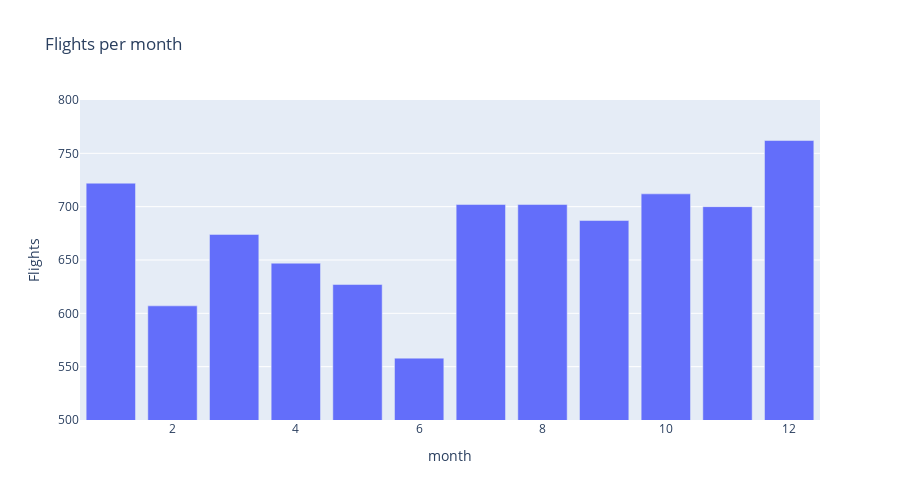

Write notebook code for a chart like this one.
### Markdown cell above
## a. Un gráfico de barras que muestre la distribución de los vuelos a lo largo de los meses. Esto con el fin de poder identificar en cuales meses se viajan más o menos.

### Code cell
w = dates.groupby('month').size()

fig = px.bar(w, x=w.index, y=w.values, labels={'x': 'Month', 'y': 'Flights'}, title='Flights per month')
fig.update_layout(width=900, height=500, yaxis = dict( range=[500, 800]))
fig.show()

### Figure 1 — Plotly figure (JSON) as saved in the notebook; plotly's stock layout.template omitted (floating-point values rounded to 4 significant figures)
{"data": [{"alignmentgroup": "True", "hovertemplate": "month=%{x}<br>Flights=%{y}<extra></extra>", "legendgroup": "", "marker": {"color": "#636efa", "pattern": {"shape": ""}}, "name": "", "offsetgroup": "", "orientation": "v", "showlegend": false, "textposition": "auto", "type": "bar", "x": [1, 2, 3, 4, 5, 6, 7, 8, 9, 10, 11, 12], "xaxis": "x", "y": [722, 607, 674, 647, 627, 558, 702, 702, 687, 712, 700, 762], "yaxis": "y"}], "layout": {"barmode": "relative", "height": 500, "legend": {"tracegroupgap": 0}, "title": {"text": "Flights per month"}, "width": 900, "xaxis": {"anchor": "y", "domain": [0, 1], "title": {"text": "month"}}, "yaxis": {"anchor": "x", "domain": [0, 1], "range": [500, 800], "title": {"text": "Flights"}}}}
